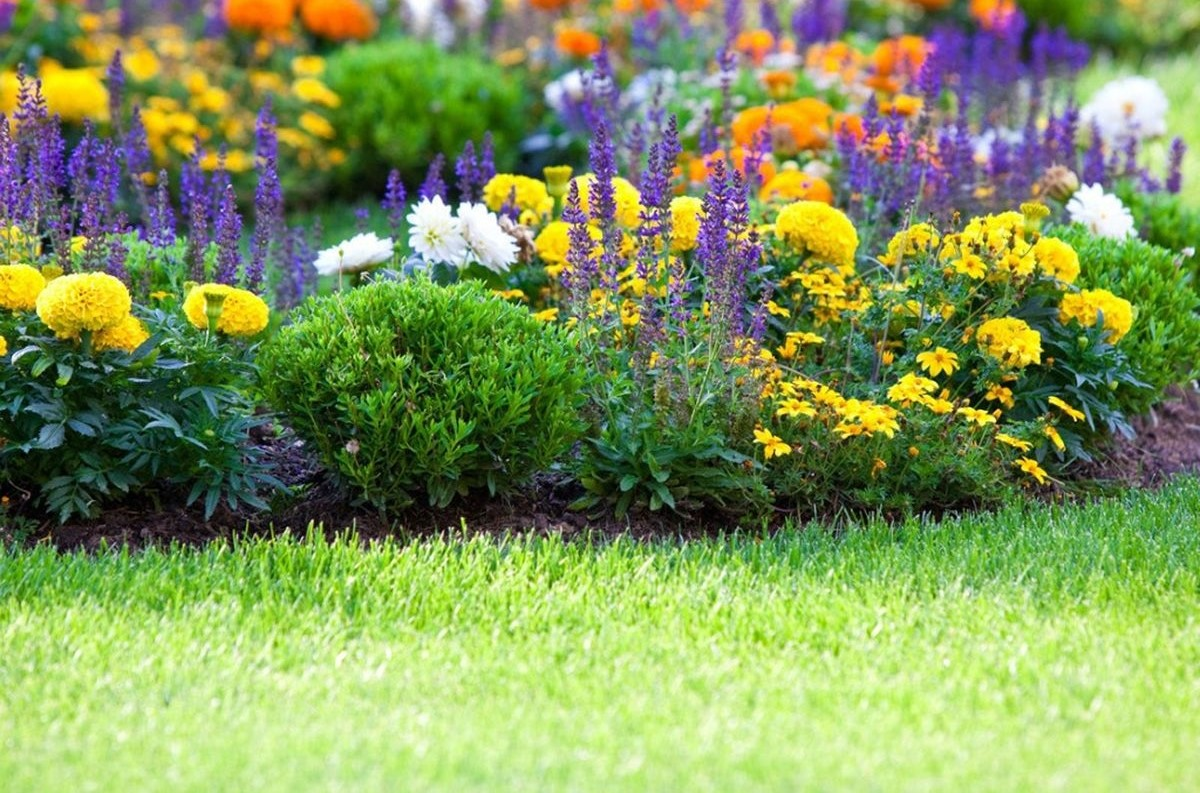
#> input picture base-image/base.jpg, 1200 x 793 px; its folder holds 2 pictures in this run
$ python ImageCombiner.py
#> lines starting #> are read from the running program, lines starting #| are printed output that depends on the picture; pictures that were not available may be replaced by others from this repository, and a replacement may not be noted
from PIL import Image, ImageOps
import os


def resize_image(image, max_width, max_height):
    width, height = image.size
    if width > max_width or height > max_height:
        scaling_factor = min(max_width / width, max_height / height)
        new_size = (int(width * scaling_factor), int(height * scaling_factor))
        return image.resize(new_size, Image.LANCZOS)
    return image


def paste_center(base_images_dir, overlay_images_dir, output_dir, max_overlay_width, max_overlay_height):
    # Ensure the output directory exists
#> called with base_images_dir = 'base-image', overlay_images_dir = 'Transparante_Afbeeldingen', output_dir = 'resultaat', max_overlay_width = 400, max_overlay_height = 400
    os.makedirs(output_dir, exist_ok=True)

    # Get all image files in the base image directory
    base_image_paths = [
        os.path.join(base_images_dir, filename)
        for filename in os.listdir(base_images_dir)
        if filename.lower().endswith(('.png', '.jpg', '.jpeg'))
    ]

    # Get all image files in the overlay directory
    overlay_image_paths = [
        os.path.join(overlay_images_dir, filename)
        for filename in os.listdir(overlay_images_dir)
        if filename.lower().endswith(('.png', '.jpg', '.jpeg'))
    ]

    for base_image_path in base_image_paths:
        # Get the base filename of the base image (without directory and extension)
        base_image_name = os.path.splitext(os.path.basename(base_image_path))[0]

        # Open the base image
        base_image = Image.open(base_image_path).convert("RGBA")

        for overlay_image_path in overlay_image_paths:
            # Get the base filename of the overlay image (without directory and extension)
            overlay_image_name = os.path.splitext(os.path.basename(overlay_image_path))[0]

            # Make a copy of the base image for each overlay
            base_image_copy = base_image.copy()

            # Open the overlay image
            overlay_image = Image.open(overlay_image_path).convert("RGBA")

            # Resize the overlay image if necessary
            overlay_image = resize_image(overlay_image, max_overlay_width, max_overlay_height)
#> in resize_image, `return image.resize(new_size, Image.LANCZOS)`:
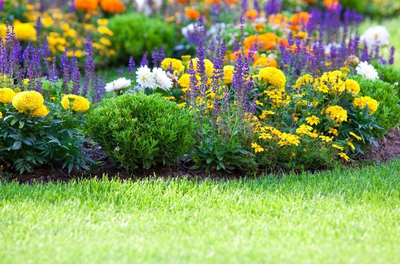
#> returned value: PIL image 400x264 RGBA; mean R, G, B, A 130.6, 151.7, 89.9, 255

            # Calculate the position to paste the overlay image centered
            base_width, base_height = base_image_copy.size
#> base_width = 1200; base_height = 793
            overlay_width, overlay_height = overlay_image.size
#> overlay_width = 400; overlay_height = 264
            position = (
                (base_width - overlay_width) // 2,
                (base_height - overlay_height) // 2
            )
#> position = (400, 264)

            # Paste the overlay image in the center of the base image
            base_image_copy.paste(overlay_image, position, overlay_image)
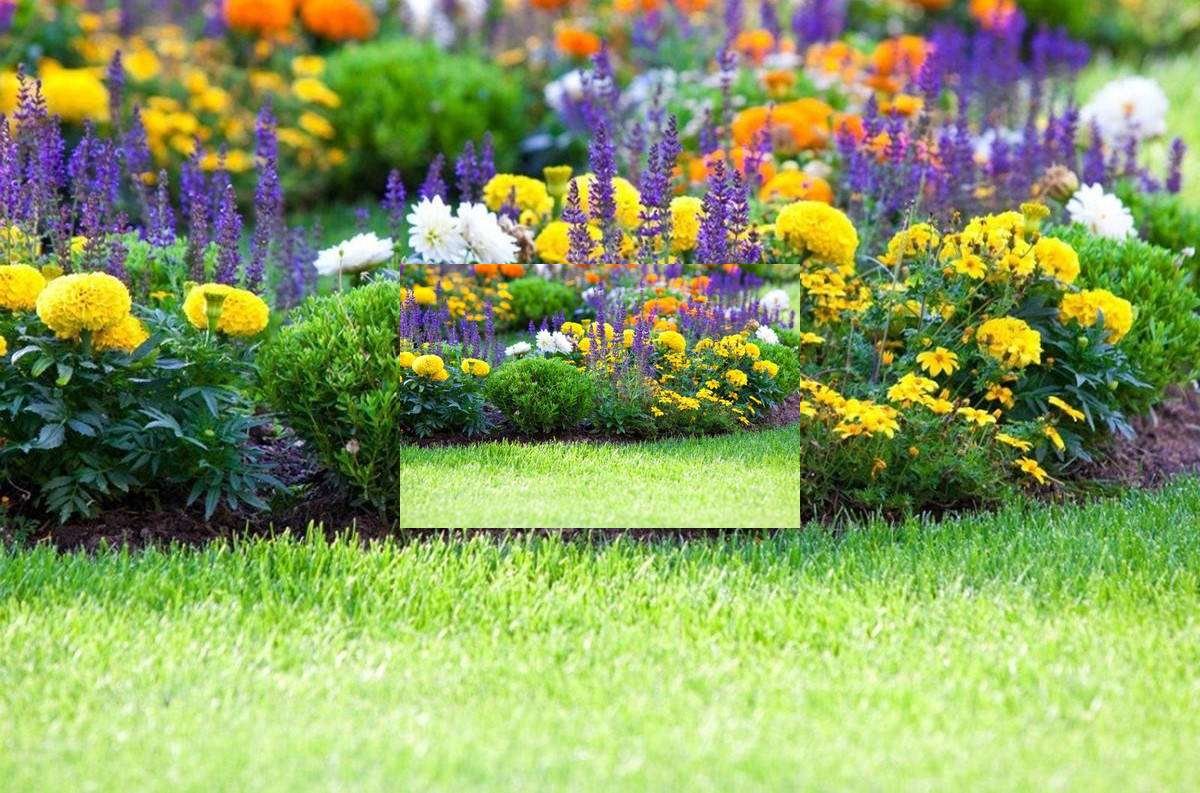
#> base_image_copy: PIL image 1200x793 RGBA; mean R, G, B, A 137.1, 157.6, 94.3, 255

            # Determine the output path with a combined name of the base and overlay images but with .jpg extension
            output_image_path = os.path.join(output_dir, f"{base_image_name}_{overlay_image_name}.jpg")

            # Convert the image to RGB mode (remove alpha channel) and save as JPG
            base_image_copy.convert("RGB").save(output_image_path, format="JPEG")
#> pass 2 of the loop in paste_center, `for base_image_path in base_image_paths:`:
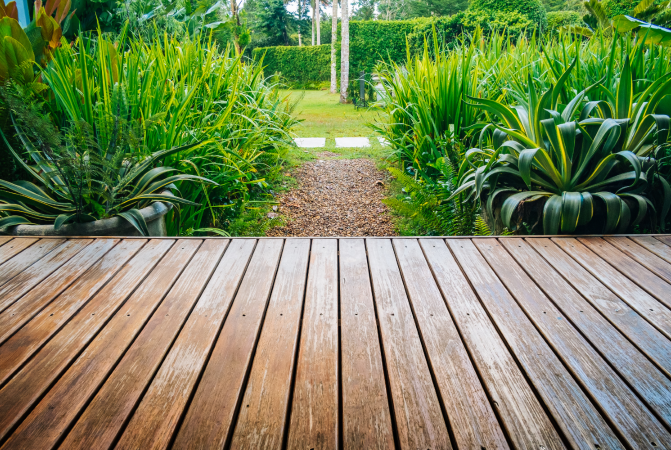
#> input picture base-image/base.png, 1342 x 900 px (shown at 1/2 size)
#> in paste_center, base_image is the input picture: PIL image 1342x900 RGBA; mean R, G, B, A 120.3, 133.9, 89.8, 255
#> in paste_center, `base_image_copy.paste(overlay_image, position, overlay_image)`:
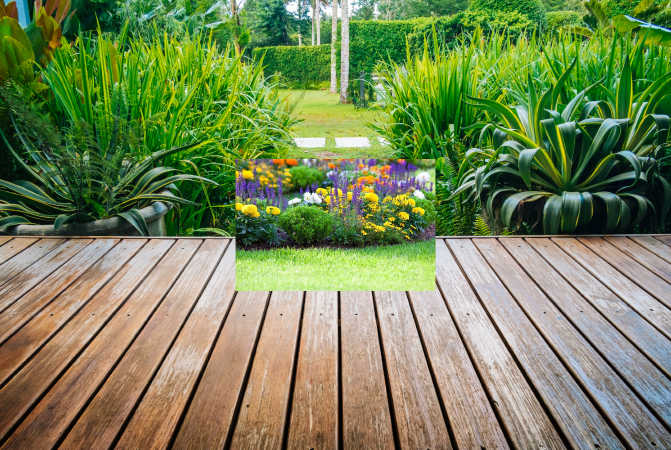
#> base_image_copy: PIL image 1342x900 RGBA (shown at 1/2 size); mean R, G, B, A 118.2, 133.4, 86.7, 255


# Usage of the script
base_images_dir = "base-image"  # Replace with the directory containing your base images
overlay_images_dir = "Transparante_Afbeeldingen"  # Replace with the directory containing your overlay images
output_dir = "resultaat"  # Ensure this is the directory where you want to save your output images
max_overlay_width = 400  # Set the maximum width for the overlay images
max_overlay_height = 400  # Set the maximum height for the overlay images

# Call the function with the appropriate arguments
paste_center(base_images_dir, overlay_images_dir, output_dir, max_overlay_width, max_overlay_height)
